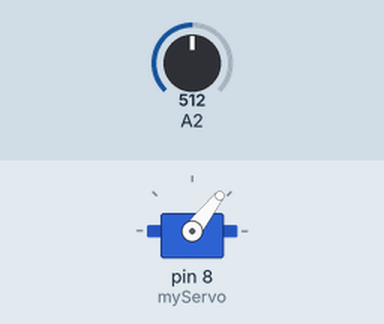
Simulated run of this sketch. Board: Arduino Uno, built with avr-gcc and run on an emulated ATmega328P. Parts: servo. The test bench sets the inputs (shaded band); at power-on: A2 = 512.

Above: at 1.1 s.
1.4 s: A2 set to 306
At 1.72 s:
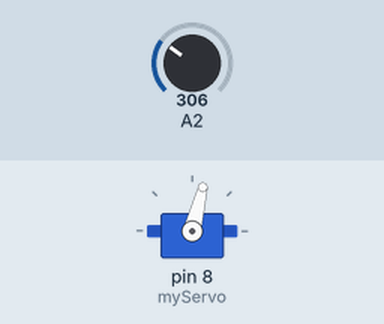
4.4 s: A2 set to 900
At 5.0 s:
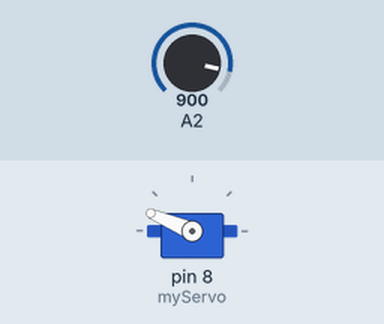
7.4 s: A2 set to 170
At 7.57 s:
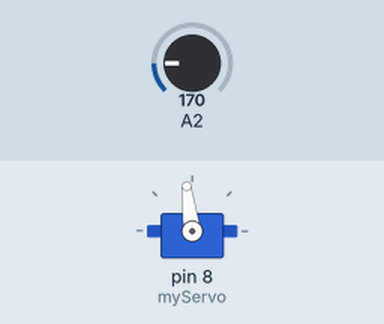
Timing chart, 0 to 16.4 s (numbered marks = the images above; inputs shaded):
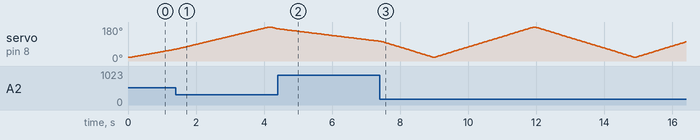

The sketch:

controlling_the_speed_of_servo_motor_with_arduino_using_pwm1.ino
```cpp
#include <Servo.h>
Servo myServo;

int pos = 20;

int delayval = 0;
int dir = 1;
void setup()
{
  pinMode(A2, INPUT);
  pinMode(8, OUTPUT);
  Serial.begin(9600);
  myServo.attach(8);
  myServo.write(20);
  delay(100);
}

void loop()
{
  int val = analogRead(A2);
  val = map(val,0,1023,2000/160,8000/160);
  pos = pos+dir;

  myServo.write(pos);
  delay(val);
  if(dir == 1 && pos > 180)
  {
    dir = -1;
    return;
  }
  if(dir == -1 && pos < 20)
  {
    dir = 1;
    return;
  }
}
```
